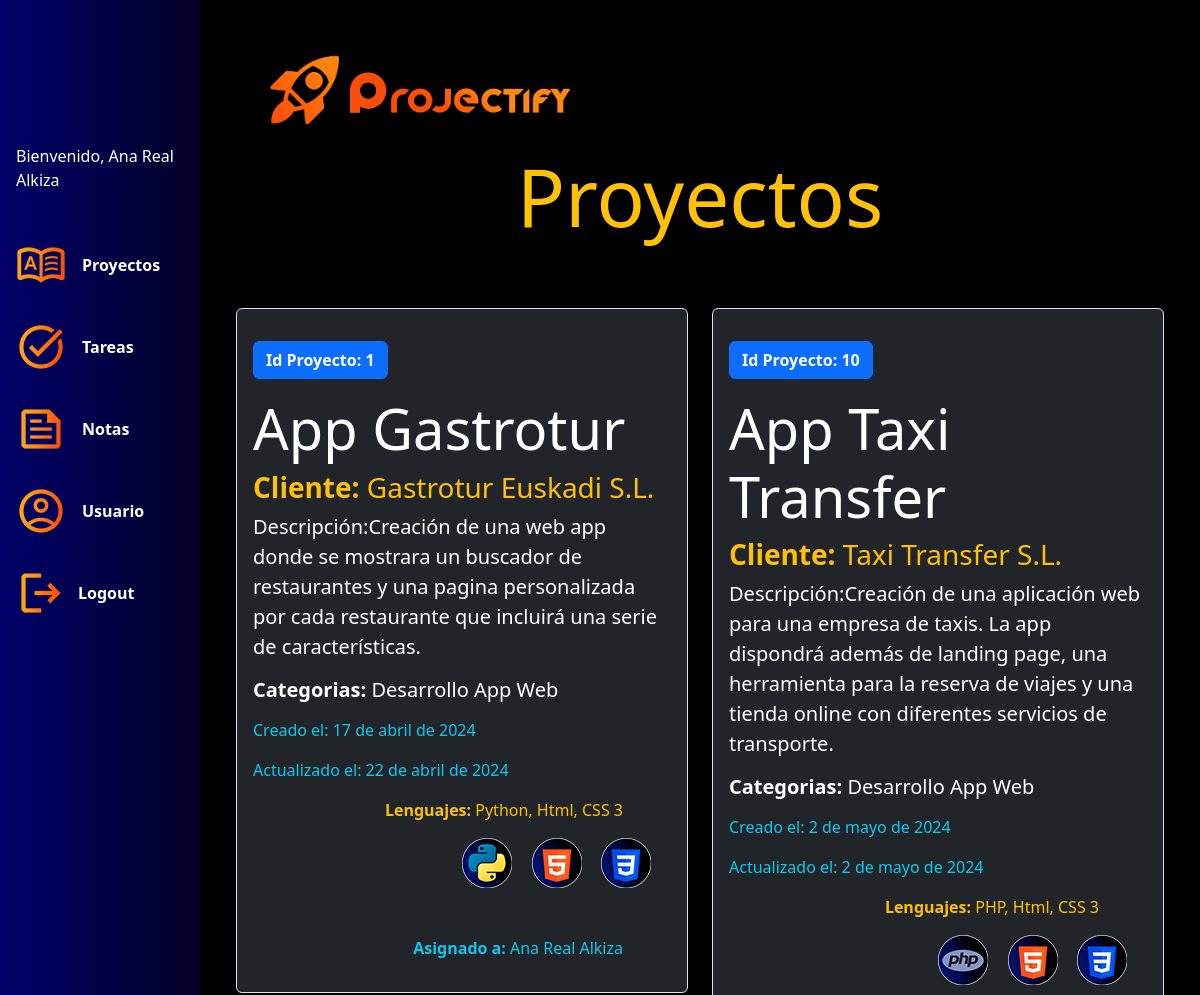
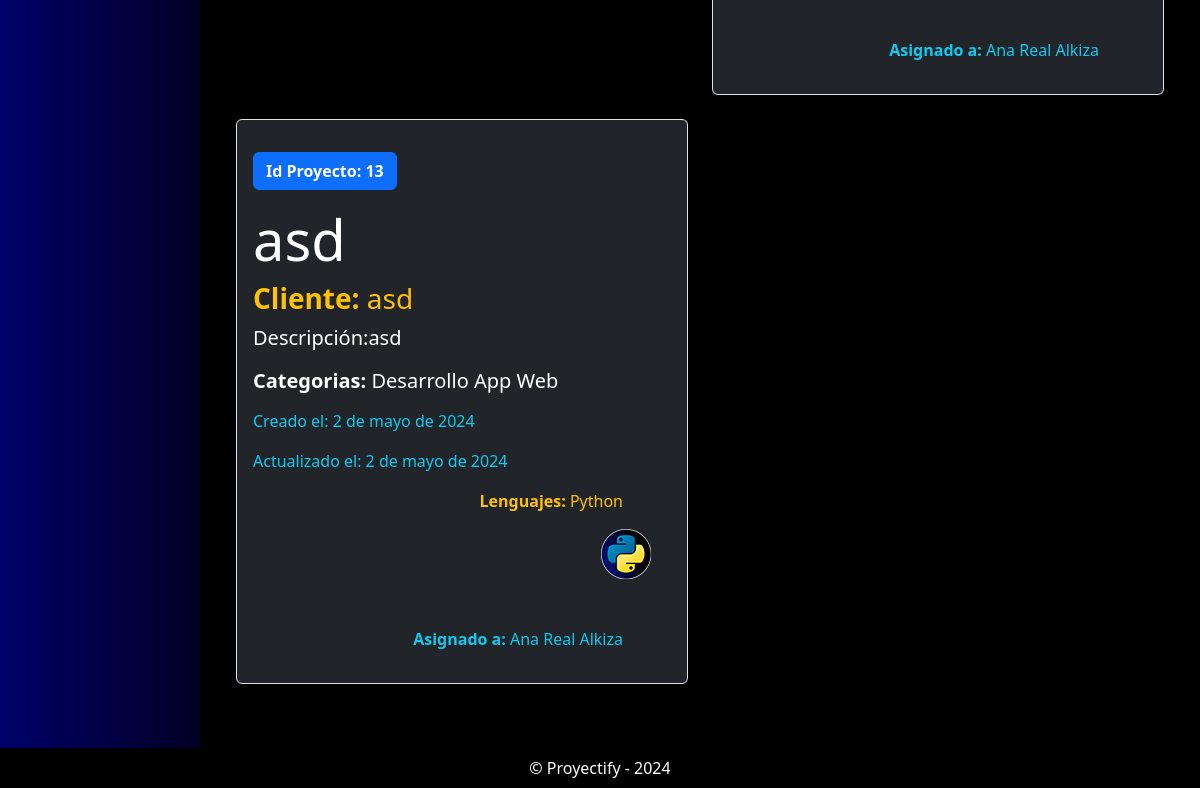
Screenshot of /proyectos/ (signed in) with the database file from the repository (2 pictures, top to bottom).
### projects_app/models.py (models this page shows, shortened)
class Project(models.Model):
    project_name = models.CharField(max_length=150, verbose_name="Nombre del proyecto")
    client_name = models.CharField(max_length=120, verbose_name="Nombre del cliente")
    description = models.TextField(verbose_name="Descripcion del proyecto")
    categories = models.ManyToManyField(Category, verbose_name="Categorias", blank=True)
    languages = models.ManyToManyField(CodeLang, verbose_name="Lenguajes", blank=True)
    created_at = models.DateField(auto_now_add=True, verbose_name="Creado el")
    updated_at = models.DateField(auto_now=True, verbose_name="Actualizado el")
    assigned_to = models.ForeignKey(User, on_delete=models.CASCADE, related_name='asigned_projects', verbose_name='Asignado a: ', null=True, blank=True)
    class Meta:
        verbose_name = "Proyecto"
        verbose_name_plural = "Proyectos"

class Category(models.Model):
    title = models.CharField(max_length=150, verbose_name="Titulo")
    description = models.CharField(max_length=250, verbose_name="Descripcion")
    created_at = models.DateField(auto_now_add=True, verbose_name="Creado el:")
    class Meta:
        verbose_name = "Categoria"
        verbose_name_plural = "Categorias"

class CodeLang(models.Model):
    lang_name = models.CharField(max_length=30, verbose_name="Lenguaje")
    lang_image = models.ImageField(default='null', verbose_name="Imagen")
    class Meta:
        verbose_name = "Lenguaje"
        verbose_name_plural = "Lenguajes"

### projects_app/views.py (the view)
# urls.py: path('proyectos/', views.project_view, name='proyectos'),
def project_view(request):
    if request.user.is_superuser:
        projects = Project.objects.all()
    else:
        projects = Project.objects.filter(assigned_to = request.user)
    return render(request, 'proyectos.html', {'projects':projects})

### projects_app/templates/proyectos.html (shortened to what this page needs)
{% extends "loged.html" %}
{% block loged_content %}
<div class="container pb-5">
    <P class="display-1 text-warning text-center pb-5">Proyectos<P>
    <div class="row">
        {% for project in projects %}
            <div class="col-6">
                <div class="card bg-dark border mb-4">
                    <div class="card-body">
                        <button type="button" class="btn btn-primary text-white my-3"><strong>Id Proyecto: {{project.id}}</strong></button>
                        <P class="card-title display-4 text-white">{{ project.project_name }}</p>
                        <p class="h3 text-warning"><strong>Cliente:</strong> {{ project.client_name}}</p>
                        <p class="card-text lead text-white">Descripción:{{ project.description }}</p>
                        <p class="h5 text-white mb-3">
                            {% for category in project.categories.all %}
                            <strong>Categorias:</strong> {{category.title}}
                            {% endfor %}
                        </p>
                        <P class="text-info"> Creado el: {{ project.created_at}}</p>
                        <P class="text-info"> Actualizado el: {{ project.updated_at}}</p>
                        <div class="row">
                            <div class="col-md-12">
                                <div class="d-flex flex-row justify-content-end px-5">
                                    <p class="text-warning"><strong>Lenguajes:</strong>
                                        {% for language in project.languages.all %}
                                            {{ language.lang_name }}{% if not forloop.last %}, {% endif %}
                                        {% endfor %}
                                    </p>
                                </div>
                            </div>
                        </div>
                        <div class="row">
                            <div class="col-md-12">
                                <div class="d-flex flex-row justify-content-end">
                                    {% for language in project.languages.all %}
                                    <div class="col-md-2">
                                        <img src="{{ language.lang_image.url }}" alt="{{ language.lang_name }}" class="img-fluid">
                                    </div>
                                    {% endfor %}
                                </div>
                            </div>
                        </div>
                        <div class="row">
                            <div class="col-md-12">
                                <div class="d-flex flex-row justify-content-end mt-5 mx-5">
                                    <p class="text-info"><strong>Asignado a:</strong>
                                        {% if project.assigned_to %}
                                            {{ project.assigned_to.first_name }} {{ project.assigned_to.last_name }}
                                        {% else %}
                                            Proyecto sin asignar
                                        {% endif %}
                                    </p>
                                </div>
                            </div>
                        </div>
                    </div>
                </div>
            </div>
        {% endfor %}
    </div>
    {% load static %}
</div>
{% endblock loged_content %}

### accounts_app/templates/loged.html (shortened to what this page needs)
<!DOCTYPE html>
<html lang="en">
<head>
  {% load static %}
  <link rel="stylesheet" href="{% static "css/bootstrap.min.css" %}">
  <link rel="stylesheet" href="{% static "css/styles.css" %}">
</head>
<body>
  <div class="container-fluid">
    <div class="row">
      <nav class="col-md-2 d-none d-md-block bg-light sidebar">
        <div class="sidebar-sticky">
          <ul class="nav flex-column">
            <li class="nav-item d-flex align-items-center justify-content-left m-3">
            <p class="text-white">Bienvenido, {{user.first_name}} {{user.last_name}}</p>
            </li>
            <li class="nav-item d-flex align-items-center justify-content-left m-3">
              <a class="navbar-brand" href="#">
                <img src="{% static "images/icons/Project.png" %}" alt="Projectify Logo" style="fill: white;">
              </a>
              <a class="nav-link active text-white fw-bolder" aria-current="page" href={% url "proyectos" %}>Proyectos</a>
            </li>
            <li class="nav-item d-flex align-items-center justify-content-left m-3">
              <a class="navbar-brand" href="#">
                <img src="{% static "images/icons/Task.png" %}" alt="Projectify Logo" style="fill: white;">
              </a>
              <a class="nav-link text-white fw-bolder" href={% url "tareas" %}>Tareas</a>
            </li>
            <li class="nav-item d-flex align-items-center justify-content-left m-3">
              <a class="navbar-brand" href="#">
                <img src="{% static "images/icons/Notes.png" %}" alt="Projectify Logo" style="fill: white;">
              </a>
              <a class="nav-link text-white fw-bolder" href={% url "notas" %}>Notas</a>
            </li>
            <li class="nav-item d-flex align-items-center justify-content-left m-3">
              <a class="navbar-brand" href="#">
                <img src="{% static "images/icons/User.png" %}" alt="Projectify Logo" style="fill: white;">
              </a>
              <a class="nav-link text-white fw-bolder" href="#">Usuario</a>
            </li>
            <li class="nav-item d-flex align-items-center justify-content-left m-3">
              <a class="navbar-brand" href="#">
                <img src="{% static "images/icons/Logout.png" %}" alt="Projectify Logo" style="fill: white;">
              </a>
              <form action="{% url 'logout_user' %}" method="post">
                <button type="submit" class="btn btn-link text-white fw-bolder" style="text-decoration: none; background: none; border: none;">Logout</button>
              </form>
            </li>
          </ul>
        </div>
      </nav>
      <main role="main" class="col-md-9 ml-sm-auto col-lg-10 px-4 main-content bg-black">
        <div class="header">
          <a id="logo" class="navbar-brand" href="#">
            <img src={% static "images/ProjectifyLogo.png" %} alt="Projectify Logo">
          </a>
        </div>
        {% block loged_content %}{% endblock loged_content %}
      </main>
    </div>
  </div>
  <footer class="footer fixed-bottom">
    <div class="container-ls">
      <div class="bg-black p-2 text-white text-center">
      &copy; Proyectify - {% now "Y" %}
      </div>
    </div>
  </footer>
</body>
</html>

### core_app/static/css/styles.css (style rules this page uses)
.header #logo img { width: 350px; padding-left: 20px; margin: 10px; }

### accounts_app/templates/loged.html (style rules this page uses)
.sidebar { background: rgb(2,0,36); background: linear-gradient(270deg, rgba(2,0,36,1) 0%, rgba(0,0,106,1) 100%, rgba(0,212,255,1) 100%); position: fixed; top: 0; bottom: 0; left: 0; z-index: 100; padding: 8rem 0; box-shadow: 0 0 10px rgba(0, 0, 0, 0.1); }
.sidebar-sticky { position: relative; top: 0; height: 100%; padding-right: 0; overflow-x: hidden; overflow-y: auto; }
.main-content { margin-left: 16.66667%; height: 100%; color: #fff; padding: 2rem; }

### rows the page displays
Project: id "1", project_name "App Gastrotur", client_name "Gastrotur Euskadi S.L.", description "Creación de una web app donde se mostrara un buscador de restaurantes y una pagina personalizada por cada restaurante que incluirá una serie de características.", created_at "17 de abril de 2024", updated_at "22 de abril de 2024", assigned_to.first_name "Ana", assigned_to.last_name "Real Alkiza"
Category: title "Desarrollo App Web"
CodeLang: lang_name "Python", lang_image (picture)
CodeLang: lang_name "Html", lang_image (picture)
CodeLang: lang_name "CSS 3", lang_image (picture)
Project: id "10", project_name "App Taxi Transfer", client_name "Taxi Transfer S.L.", description "Creación de una aplicación web para una empresa de taxis. La app dispondrá además de landing page, una herramienta para la reserva de viajes y una tienda online con diferentes servicios de transporte.", created_at "2 de mayo de 2024", updated_at "2 de mayo de 2024", assigned_to.first_name "Ana", assigned_to.last_name "Real Alkiza"
CodeLang: lang_name "PHP", lang_image (picture)
Project: id "13", project_name "asd", client_name "asd", description "asd", created_at "2 de mayo de 2024", updated_at "2 de mayo de 2024", assigned_to.first_name "Ana", assigned_to.last_name "Real Alkiza"

### other values shown
{{ user.first_name }} "Ana"
{{ user.last_name }} "Real Alkiza"
